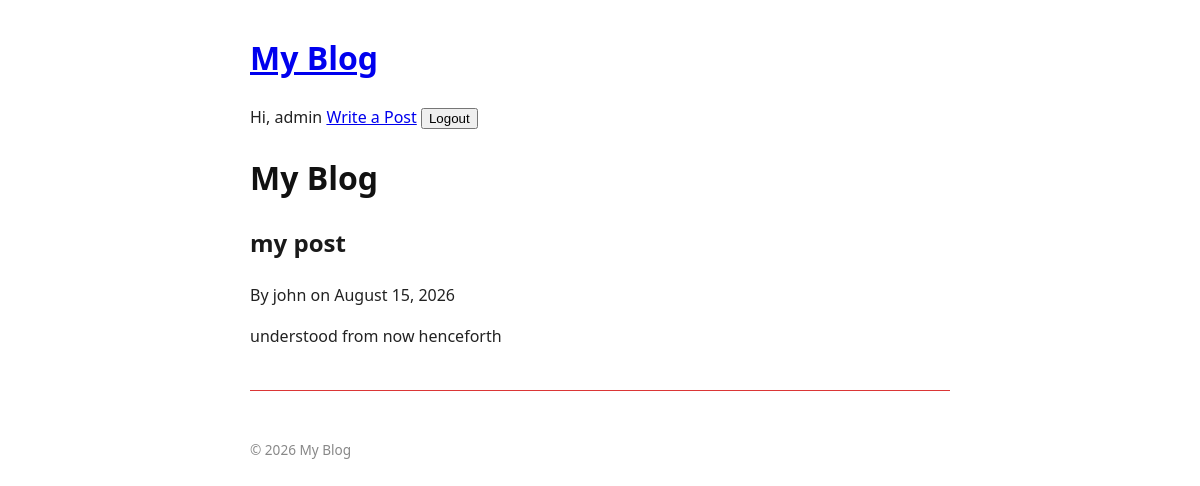
The app's page /blog/post/ (signed in) with its own data.
### blog/models.py (models this page shows)
class Post(models.Model):
    title = models.CharField(max_length=200)
    slug = models.SlugField(max_length=200, unique=True, help_text="A slug is a short label for something, containing only letters, numbers, underscores or hyphens. They’re generally used in URLs.")
    author = models.ForeignKey(User, on_delete=models.CASCADE, related_name='Posts')
    content = models.TextField()
    created_at = models.DateTimeField(auto_now_add=True)
    updated_at = models.DateTimeField(auto_now=True)
    published_at = models.DateTimeField(default=timezone.now)
    is_published = models.BooleanField(default=True)

### blog/views.py (the view)
# urls.py: path('<slug:slug>/', views.post_detail, name='post_detail')
def post_detail(request, slug):
  post = get_object_or_404(Post, slug=slug, is_published=True)
  return render(request, 'blog/post_detail.html', {'post': post})

### blog/templates/blog/post_detail.html
{% extends 'blog/base.html' %} {% block title %}{{post.title}}{% endblock %}
{%block content %}
<article>
  <h2>{{ post.title }}</h2>
  <p>By {{post.author}} on {{post.published_at|date:"F j, Y"}}</p>
  <p>{{ post.content|linebreaks }}</p>
</article>
{% endblock %}

### blog/templates/blog/base.html (shortened to what this page needs)
{% load static %}
<!doctype html>
<html lang="en">
  <head>
    <link rel="stylesheet" href="{% static 'css/style.css' %}" />
    <h1><a href="{% url 'post_list'%}"> My Blog</a></h1>
    <nav>
      {% if user.is_authenticated %}
      <span>Hi, {{ user.username }}</span>
      <a href="{% url 'post_create' %}">Write a Post</a>
      <form method="post" action="{% url 'logout' %}" style="display: inline">
        <button type="submit">Logout</button>
        {% else %}
        <a href="{% url 'login' %}">Login</a>
        <a href="{% url 'register' %}">register</a>
        {% endif %}
      </form>
    </nav>
  </head>
  <body>
    <header>
      <h1><a href="{% url 'post_list'%}"> My Blog</a></h1>
    </header>
    <main>{% block content %} {% endblock %}</main>
    <footer>
      <p>&copy; 2026 My Blog</p>
    </footer>
  </body>
</html>

### static/css/style.css (style rules this page uses)
body { font-family: system-ui, sans-serif; max-width: 700px; margin: 2rem auto; padding: 0 1rem; line-height: 1.6; color: #222; }
header h1 a { text-decoration: none; color: #111; }
article { margin-bottom: 2rem; padding-bottom: 1.5rem; border-bottom: 1px solid #db3636; }
article h2 { text-decoration: none; color: #1a1a1a; }
footer { margin-top: 3rem; font-size: 0.85rem; color: #888; }

### records on screen
Post: title "my post", author "john", published_at "August 15, 2026", content "understood from now henceforth"

### other values on screen
{{ user.username }} "admin"
